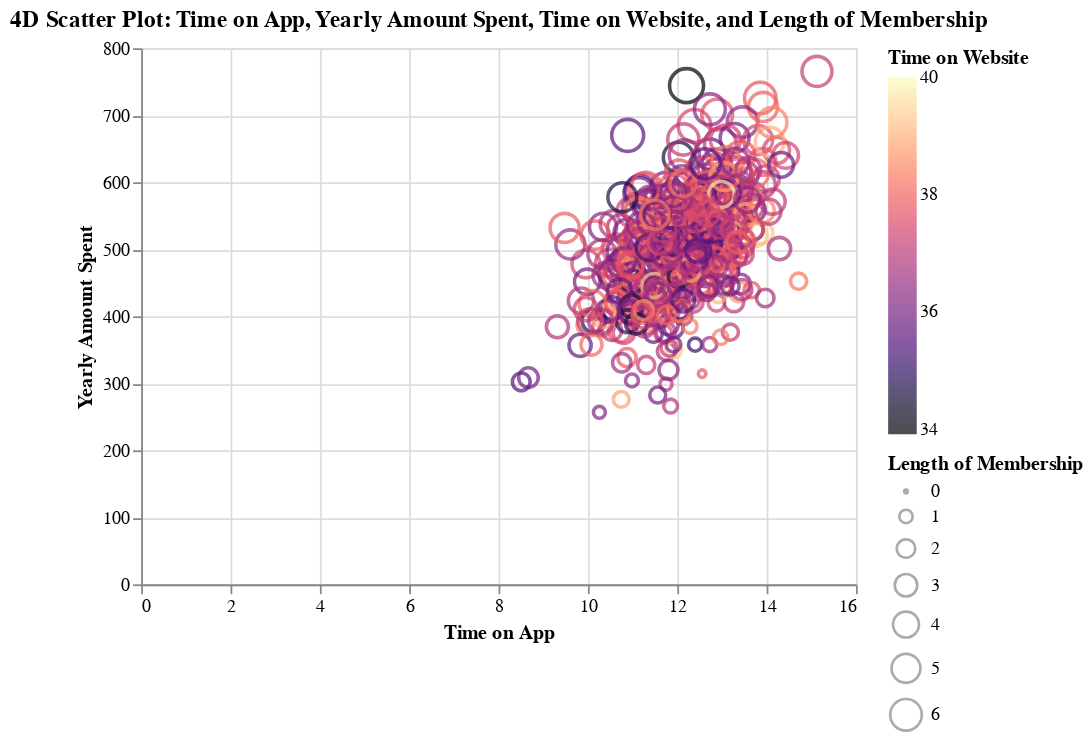

The notebook cell this image was saved under:
### Code cell
import altair as alt

# 4D scatter plot
chart = alt.Chart(df).mark_point().encode(
    x='Time on App',
    y='Yearly Amount Spent',
    color=alt.Color('Time on Website', scale=alt.Scale(scheme='magma')),
    size='Length of Membership',
    tooltip=['Time on App', 'Yearly Amount Spent', 'Time on Website', 'Length of Membership']
).properties(
    title='4D Scatter Plot: Time on App, Yearly Amount Spent, Time on Website, and Length of Membership'
).interactive()

chart

### Figure 1 — Vega-Lite specification as saved in the notebook (floating-point values rounded to 4 significant figures; data arrays with more than 128 entries replaced by an {"elided": "..."} marker saying what was removed)
{"config": {"view": {"continuousWidth": 400, "continuousHeight": 300}}, "data": {"name": "data-d2923a9a885db49c70fcf1f4f2c20644"}, "mark": "point", "encoding": {"color": {"field": "Time on Website", "scale": {"scheme": "magma"}, "type": "quantitative"}, "size": {"field": "Length of Membership", "type": "quantitative"}, "tooltip": [{"field": "Time on App", "type": "quantitative"}, {"field": "Yearly Amount Spent", "type": "quantitative"}, {"field": "Time on Website", "type": "quantitative"}, {"field": "Length of Membership", "type": "quantitative"}], "x": {"field": "Time on App", "type": "quantitative"}, "y": {"field": "Yearly Amount Spent", "type": "quantitative"}}, "selection": {"selector002": {"type": "interval", "bind": "scales", "encodings": ["x", "y"]}}, "title": "4D Scatter Plot: Time on App, Yearly Amount Spent, Time on Website, and Length of Membership", "$schema": "https://vega.github.io/schema/vega-lite/v4.17.0.json", "datasets": {"data-d2923a9a885db49c70fcf1f4f2c20644": {"elided": "500 records"}}}
